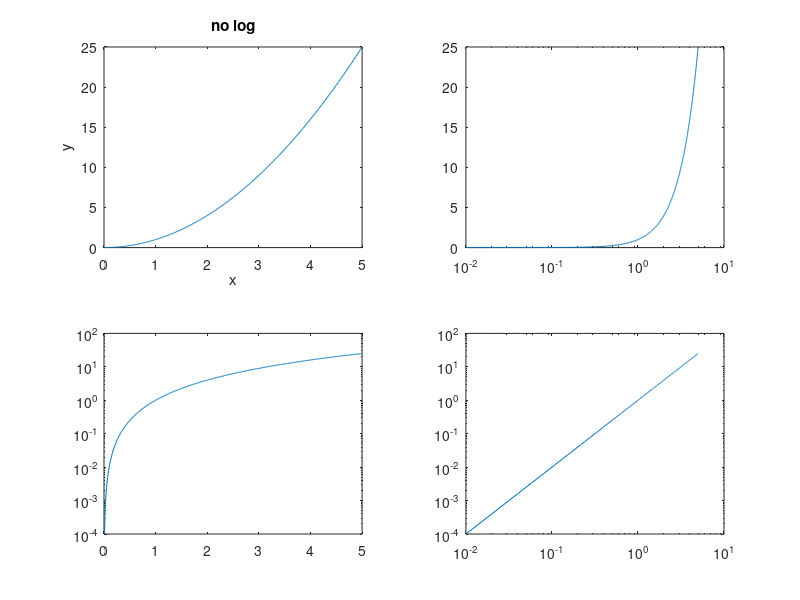

The MATLAB source for this figure:
x = 0:0.01:5;
y = x.^2;

subplot(221);
plot(x,y);
title('no log');
xlabel('x');
ylabel('y');
subplot(222);
semilogx(x,y);
subplot(223);
semilogy(x,y);
subplot(224);
loglog(x,y);